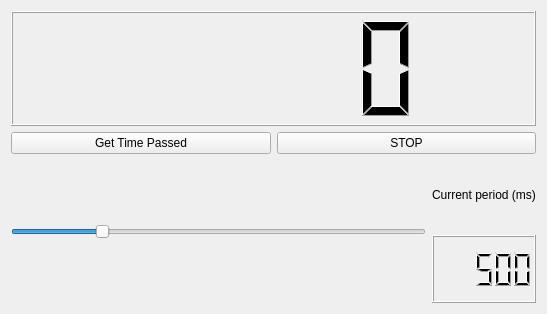
<?xml version="1.0" encoding="UTF-8"?>
<ui version="4.0">
 <class>Counter</class>
 <widget class="QWidget" name="Counter">
  <property name="geometry">
   <rect>
    <x>0</x>
    <y>0</y>
    <width>547</width>
    <height>314</height>
   </rect>
  </property>
  <property name="windowTitle">
   <string>Counter</string>
  </property>
  <layout class="QVBoxLayout" name="verticalLayout_4">
   <item>
    <layout class="QVBoxLayout" name="verticalLayout_3">
     <item>
      <layout class="QVBoxLayout" name="verticalLayout">
       <item>
        <widget class="QLCDNumber" name="lcdNumber">
         <property name="minimumSize">
          <size>
           <width>251</width>
           <height>111</height>
          </size>
         </property>
        </widget>
       </item>
       <item>
        <layout class="QHBoxLayout" name="horizontalLayout">
         <item>
          <widget class="QPushButton" name="GetTime">
           <property name="text">
            <string>Get Time Passed</string>
           </property>
          </widget>
         </item>
         <item>
          <widget class="QPushButton" name="button">
           <property name="text">
            <string>STOP</string>
           </property>
          </widget>
         </item>
        </layout>
       </item>
      </layout>
     </item>
     <item>
      <layout class="QHBoxLayout" name="horizontalLayout_2">
       <item>
        <widget class="QSlider" name="setPeriod">
         <property name="minimum">
          <number>100</number>
         </property>
         <property name="maximum">
          <number>2000</number>
         </property>
         <property name="sliderPosition">
          <number>500</number>
         </property>
         <property name="orientation">
          <enum>Qt::Horizontal</enum>
         </property>
        </widget>
       </item>
       <item>
        <layout class="QVBoxLayout" name="verticalLayout_2">
         <item>
          <widget class="QLabel" name="label">
           <property name="text">
            <string>Current period (ms)</string>
           </property>
          </widget>
         </item>
         <item>
          <widget class="QLCDNumber" name="lcdNumber_2">
           <property name="intValue" stdset="0">
            <number>500</number>
           </property>
          </widget>
         </item>
        </layout>
       </item>
      </layout>
     </item>
    </layout>
   </item>
  </layout>
 </widget>
 <resources/>
 <connections>
  <connection>
   <sender>setPeriod</sender>
   <signal>valueChanged(int)</signal>
   <receiver>lcdNumber_2</receiver>
   <slot>display(int)</slot>
   <hints>
    <hint type="sourcelabel">
     <x>51</x>
     <y>157</y>
    </hint>
    <hint type="destinationlabel">
     <x>221</x>
     <y>161</y>
    </hint>
   </hints>
  </connection>
 </connections>
</ui>
